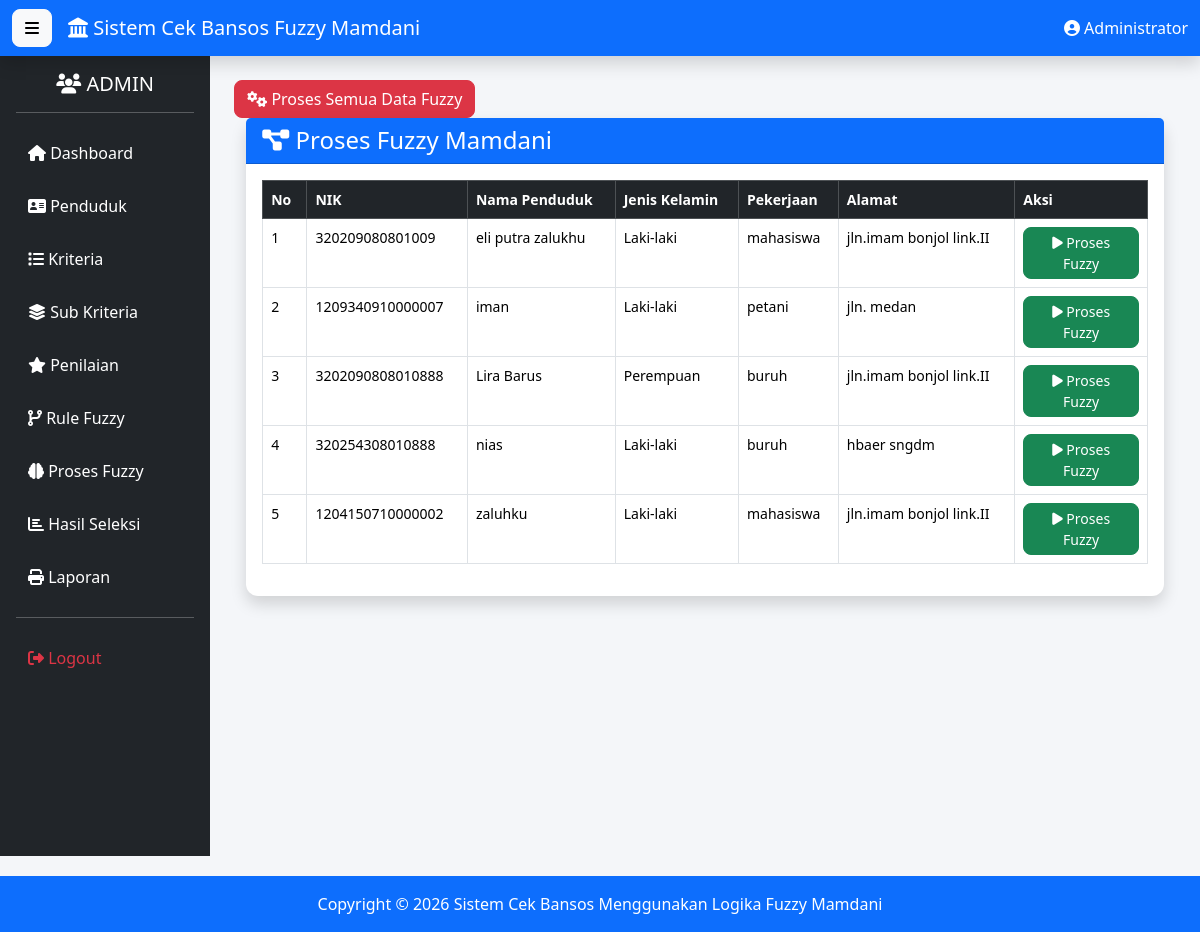
The page /fuzzy/index.php (signed in) on the database its author committed.
### tables this page shows
CREATE TABLE `penduduk` (
  `id_penduduk` int(11) NOT NULL,
  `nik` varchar(20) DEFAULT NULL,
  `nama` varchar(100) DEFAULT NULL,
  `jenis_kelamin` enum('Laki-laki','Perempuan') DEFAULT NULL,
  `tempat_lahir` varchar(50) DEFAULT NULL,
  `tanggal_lahir` date DEFAULT NULL,
  `alamat` text DEFAULT NULL,
  `desa` varchar(100) DEFAULT NULL,
  `kecamatan` varchar(100) DEFAULT NULL,
  `pekerjaan` varchar(100) DEFAULT NULL,
  `no_hp` varchar(15) DEFAULT NULL,
  `created_at` timestamp NOT NULL DEFAULT current_timestamp()
);

### fuzzy/index.php (the view, shortened to what this page needs)
<?php
include "../config/koneksi.php";
include "../template/header.php";
include "../template/navbar.php";
include "../template/sidebar.php";
?>
<a href="proses_semua.php"
class="btn btn-danger">
<i class="fa fa-cogs"></i>
Proses Semua Data Fuzzy
</a>
<div class="container-fluid">
    <div class="card shadow mb-4">
        <div class="card-header bg-primary text-white">
            <div class="d-flex justify-content-between align-items-center">
                <h4 class="mb-0">
                    <i class="fas fa-project-diagram"></i>
                    Proses Fuzzy Mamdani
                </h4>
            </div>
        </div>
        <div class="card-body">
            <div class="table-responsive">
                <table class="table table-bordered table-hover">
                    <thead class="table-dark">
                    <tr>
                        <th width="5%">No</th>
                        <th>NIK</th>
                        <th>Nama Penduduk</th>
                        <th>Jenis Kelamin</th>
                        <th>Pekerjaan</th>
                        <th>Alamat</th>
                        <th width="15%">Aksi</th>
                    </tr>
                    </thead>
                    <tbody>
                    <?php
                    $no = 1;
                    $query = mysqli_query($conn, "
                        SELECT *
                        FROM penduduk
                        ORDER BY nama ASC
                    ");
                    while($d = mysqli_fetch_assoc($query)){
                    ?>
                    <tr>
                        <td><?= $no++; ?></td>
                        <td><?= htmlspecialchars($d['nik']); ?></td>
                        <td><?= htmlspecialchars($d['nama']); ?></td>
                        <td><?= htmlspecialchars($d['jenis_kelamin']); ?></td>
                        <td><?= htmlspecialchars($d['pekerjaan']); ?></td>
                        <td><?= htmlspecialchars($d['alamat']); ?></td>
                        <td class="text-center">
                            <form action="proses.php" method="POST">
                                <button
                                    type="submit"
                                    class="btn btn-success btn-sm">
                                    <i class="fas fa-play"></i>
                                    Proses Fuzzy
                                </button>
                            </form>
                        </td>
                    </tr>
                    <?php } ?>
                    </tbody>
                </table>
            </div>
        </div>
    </div>
</div>
<?php
include "../template/footer.php";
include "../template/script.php";
?>

### assets/css/style.css (style rules this page uses)
body { background:#f4f6f9; font-family:Segoe UI; }
.card { border:none; border-radius:12px; }
.card-header { font-weight:bold; }
.table { font-size:14px; }
.btn { border-radius:8px; }

### rows shown on the page
penduduk: nik "320209080801009", nama "eli putra zalukhu", jenis_kelamin "Laki-laki", pekerjaan "mahasiswa", alamat "jln.imam bonjol link.II"
penduduk: nik "1209340910000007", nama "iman", jenis_kelamin "Laki-laki", pekerjaan "petani", alamat "jln. medan"
penduduk: nik "3202090808010888", nama "Lira Barus", jenis_kelamin "Perempuan", pekerjaan "buruh", alamat "jln.imam bonjol link.II"
penduduk: nik "320254308010888", nama "nias", jenis_kelamin "Laki-laki", pekerjaan "buruh", alamat "hbaer sngdm"
penduduk: nik "1204150710000002", nama "zaluhku", jenis_kelamin "Laki-laki", pekerjaan "mahasiswa", alamat "jln.imam bonjol link.II"

### other values the page prints
$_SESSION['nama'] "Administrator"
